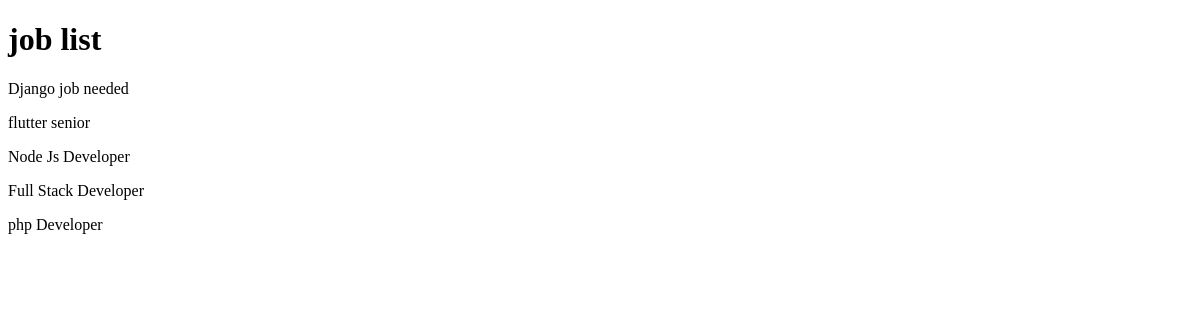
The app's page /jobs/, older data.
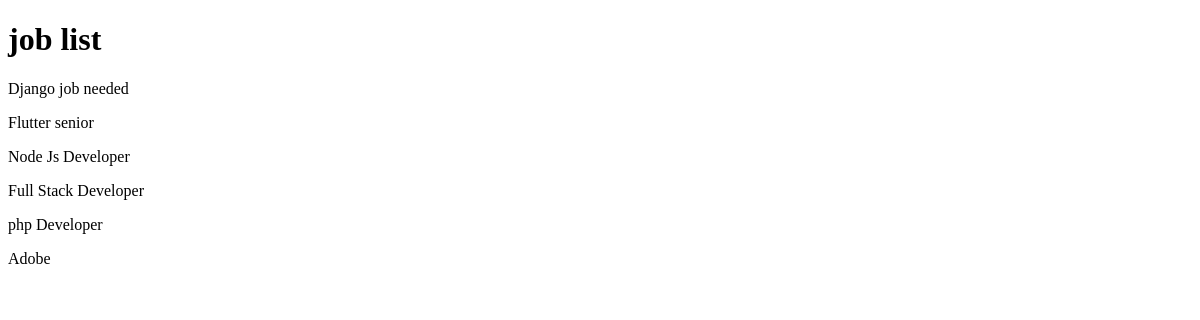
The same page, newer data.
### job/models.py (models this page shows)
class Job(models.Model):
    title= models.CharField(max_length=100)
    job_type= models.CharField(max_length=15 ,choices=JOB_TYPE)
    description= models.TextField(max_length=1000)
    published_at= models.DateTimeField(auto_now=True)
    vacancy = models.IntegerField(default=1)
    salary = models.IntegerField(default=0)
    experience = models.IntegerField(default=1)
    categroy = models.ForeignKey(Categroy,on_delete=models.CASCADE)
    image=models.ImageField(upload_to="image_jobs")
    def __str__(self):
        return self.title

### job/views.py (the view)
# urls.py: path('',views.job_list ),
def job_list(request):
    job_list = Job.objects.all()
    context = {'jobs': job_list}
    return render(request,'job/job_list.html',context)

### job/templates/job/job_list.html (shortened to what this page needs)
<!DOCTYPE html>
<html>
  <head>
    <link rel="stylesheet" href="" />
  </head>
  <body>
    <h1>job list</h1>
    {%for job in jobs%}
    <p>{{job}}</p>
    {% endfor %}
  </body>
</html>

Row changes from the older to the newer data that the page shows:
changed Job: title "flutter senior" → "Flutter senior"
added Job: title "Adobe"
